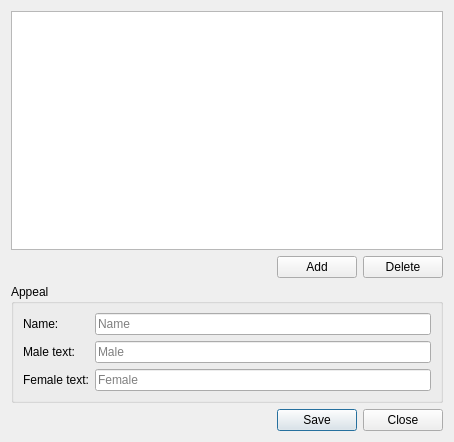
<?xml version="1.0" encoding="UTF-8"?>
<ui version="4.0">
 <class>DAppeals</class>
 <widget class="QDialog" name="DAppeals">
  <property name="geometry">
   <rect>
    <x>0</x>
    <y>0</y>
    <width>454</width>
    <height>442</height>
   </rect>
  </property>
  <property name="windowTitle">
   <string>Appeals</string>
  </property>
  <layout class="QVBoxLayout" name="verticalLayout">
   <item>
    <widget class="QTableView" name="tblAppeals"/>
   </item>
   <item>
    <layout class="QHBoxLayout" name="horizontalLayout">
     <item>
      <spacer name="horizontalSpacer_2">
       <property name="orientation">
        <enum>Qt::Horizontal</enum>
       </property>
       <property name="sizeHint" stdset="0">
        <size>
         <width>40</width>
         <height>20</height>
        </size>
       </property>
      </spacer>
     </item>
     <item>
      <widget class="QPushButton" name="btnAdd">
       <property name="text">
        <string>Add</string>
       </property>
      </widget>
     </item>
     <item>
      <widget class="QPushButton" name="btnDelete">
       <property name="text">
        <string>Delete</string>
       </property>
      </widget>
     </item>
    </layout>
   </item>
   <item>
    <widget class="QGroupBox" name="gbAppeal">
     <property name="title">
      <string>Appeal</string>
     </property>
     <layout class="QFormLayout" name="formLayout">
      <item row="0" column="0">
       <widget class="QLabel" name="lblName">
        <property name="text">
         <string>Name:</string>
        </property>
       </widget>
      </item>
      <item row="0" column="1">
       <widget class="QLineEdit" name="txtName">
        <property name="text">
         <string/>
        </property>
        <property name="placeholderText">
         <string>Name</string>
        </property>
       </widget>
      </item>
      <item row="1" column="0">
       <widget class="QLabel" name="lblMale">
        <property name="text">
         <string>Male text:</string>
        </property>
       </widget>
      </item>
      <item row="1" column="1">
       <widget class="QLineEdit" name="txtMale">
        <property name="placeholderText">
         <string>Male</string>
        </property>
       </widget>
      </item>
      <item row="2" column="0">
       <widget class="QLabel" name="lblFemale">
        <property name="text">
         <string>Female text:</string>
        </property>
       </widget>
      </item>
      <item row="2" column="1">
       <widget class="QLineEdit" name="txtFemale">
        <property name="placeholderText">
         <string>Female</string>
        </property>
       </widget>
      </item>
     </layout>
    </widget>
   </item>
   <item>
    <layout class="QHBoxLayout" name="horizontalLayout_2">
     <item>
      <spacer name="horizontalSpacer">
       <property name="orientation">
        <enum>Qt::Horizontal</enum>
       </property>
       <property name="sizeHint" stdset="0">
        <size>
         <width>40</width>
         <height>20</height>
        </size>
       </property>
      </spacer>
     </item>
     <item>
      <widget class="QPushButton" name="btnSave">
       <property name="text">
        <string>Save</string>
       </property>
       <property name="default">
        <bool>true</bool>
       </property>
       <property name="flat">
        <bool>false</bool>
       </property>
      </widget>
     </item>
     <item>
      <widget class="QPushButton" name="btnClose">
       <property name="text">
        <string>Close</string>
       </property>
      </widget>
     </item>
    </layout>
   </item>
  </layout>
 </widget>
 <resources/>
 <connections/>
</ui>
